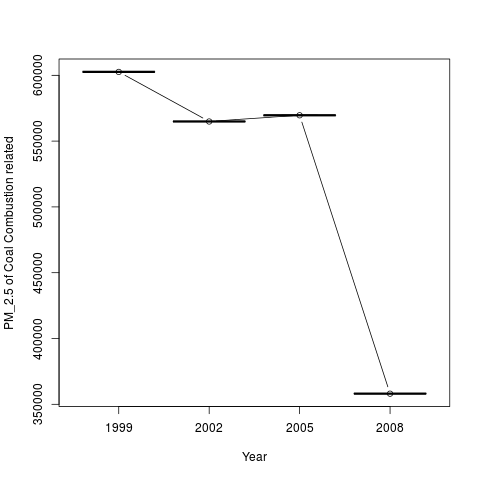

This figure's R source:
#plot4.R
# Which SCC's contain coal?
library(data.table)
if(TRUE) {
  erg<-SCC[grep("Coal", SCC$Short.Name,ignore.case = TRUE), ]
  erg_tabs<-as.numeric(as.character(erg$SCC))
  unique_SCC_coal<-unique(erg_tabs)
  NEI_coal<-data.table(subset(NEI_DT, SCC %in% unique_SCC_coal))
  #rm(NEI_DT,SCC,erg,erg_tabs)
}
# The calculation goes here
if(TRUE) {
  NEI_coal <- NEI_coal[, year:=as.factor(year)]
  setkey(NEI_coal,Emissions,year)
  erg<-NEI_coal[,list(PM25=sum(Emissions)),by=year]    
}
png(file = "plot4.png", bg = "white")
plot(  x = erg$year,  y = erg$PM25 ,type="n"  ,   ylab = "PM_2.5 of Coal Combustion related", xlab = "Year")
lines(  x = erg$year,  y = erg$PM25 ,type="b")
dev.off()